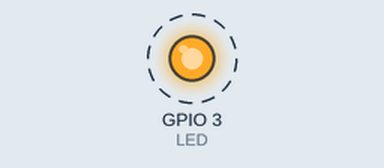
Simulated run of this program. Board: ESP32. On the bench: output pins drawn as LEDs (lit = HIGH). Dashed ring = blinking.

Above: at 0.5 s.
Timing chart, 0 to 4.6 s (numbered marks = the images above):
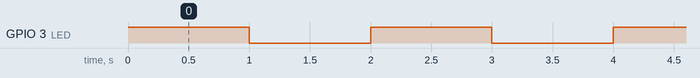

The program:

main.cpp
```cpp
#include <Arduino.h>

// Puertos
#define LED 3

// Inicializacion
void setup() {
  pinMode(LED, OUTPUT);
}

// Ciclo infinito
void loop() {
  digitalWrite(LED, HIGH);
  delay(1000);
  digitalWrite(LED, LOW);
  delay(1000);
}
```

Measured:
- by itself, GPIO 3 (LED): alternates HIGH for 1.0 s and LOW for 1.0 s
